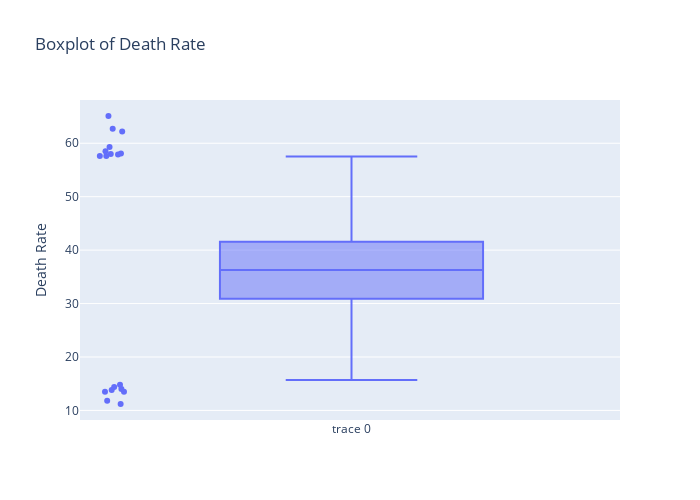

Notebook code cell kept with this figure:
### Code cell
fig = go.Figure(data=[go.Box(y=df['pctpubliccoverage'], boxpoints='outliers', jitter=0.2, pointpos=-1.8)])
fig.update_layout(
    title='Boxplot of Death Rate',
    yaxis_title='Death Rate',
    width=700,
    height=500)
fig.show()

### Figure 1 — Plotly figure (JSON) as saved in the notebook; plotly's stock layout.template omitted (floating-point values rounded to 4 significant figures; data arrays with more than 128 entries replaced by an {"elided": "..."} marker saying what was removed)
{"data": [{"boxpoints": "outliers", "jitter": 0.2, "pointpos": -1.8, "type": "box", "y": {"elided": "3047 float values"}}], "layout": {"height": 500, "title": {"text": "Boxplot of Death Rate"}, "width": 700, "yaxis": {"title": {"text": "Death Rate"}}}}
